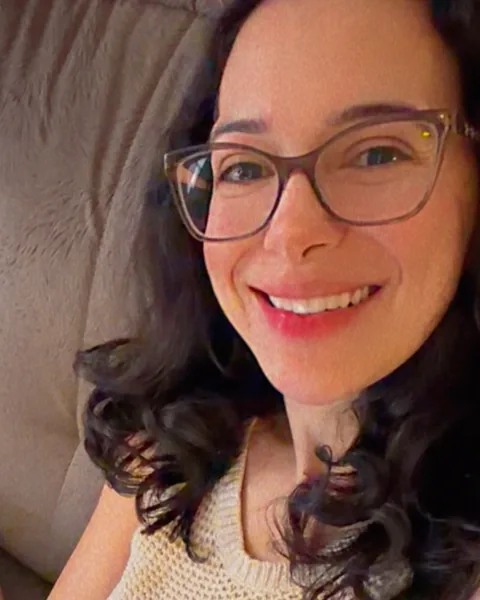
#> input picture assets/img/fotos/atendimento-online-480.webp, 480 x 600 px, given in place of IMG_9616.jpg, which was not available
$ python fotos.py
#> lines starting #> are read from the running program, lines starting #| are printed output that depends on the picture; pictures that were not available may be replaced by others from this repository, and a replacement may not be noted
#!/usr/bin/env python3
"""Seleciona, recorta e exporta as fotos reais da Ana para o site.

Saída: site/assets/img/fotos/<id>-<largura>.{webp,avif} + site/assets/img/fotos.json
Idempotente: só regrava quando a receita (origem + recorte + qualidade) muda.

Regras (marca-final §9 e briefing do site):
  - só fotos reais da Ana, sem filhos nem outras pessoas (autorização pendente);
  - nada de mão na barriga em peça da marca;
  - modo 40+ usa foto sem gestação;
  - nenhuma imagem de IA de pessoa.

Uso: python3 _dev/fotos.py [--forcar] [--prova]   (--prova gera _dev/qa/fotos-prova.jpg)
"""
import argparse, hashlib, json, sys
from pathlib import Path
from PIL import Image, ImageOps, features

RAIZ = Path(__file__).resolve().parent.parent
SAIDA = RAIZ / "site/assets/img/fotos"
JSON = RAIZ / "site/assets/img/fotos.json"
CACHE = RAIZ / "_dev/.cache/fotos.json"
PESQ = Path(
    "/Users/macbookprom5nasch/orca/workspaces/growaura-3/Ana-Costa-Nutri/"
    "workspace/clientes-growai/ana-costa/identidade-visual/_pesquisa"
)
LARGURAS = [480, 800, 1200, 1600]
Q_WEBP, Q_AVIF = 82, 58

# recorte = (x0, y0, x1) em fração da imagem; a altura sai da proporção.
FOTOS = [
    dict(id="hero", src="drive/ensaio-profissional-gravida/IMG_9616.jpg", prop=(4, 5), recorte=(0.04, 0.20, 0.96),
         alt="Ana Paula Costa sorrindo, sentada num sofá claro com o notebook no colo, de camisa branca, numa sala iluminada com uma planta ao fundo",
         uso="Hero da home e chamadas finais (moldura em arco)", fase="todas"),
    dict(id="hero-mobile", src="drive/ensaio-profissional-gravida/IMG_9616.jpg", prop=(1, 1), recorte=(0.08, 0.255, 0.92),
         alt="Ana Paula Costa sorrindo, sentada num sofá claro com o notebook no colo, de camisa branca",
         uso="Hero no celular (vem depois do botão)", fase="todas"),
    dict(id="retrato-oculos", src="fotos/03-retrato-escritorio-notebook-oculos-sorrindo.jpg", prop=(4, 5), recorte=(0.0, 0.03, 1.0),
         alt="Ana Paula Costa de óculos, sorrindo com a mão no rosto, diante do notebook no escritório, com um mapa-múndi na parede",
         uso="Hero de Sobre, Atendimentos e Semana Bem Nutrida; retrato sem gestação", fase="todas, inclusive 40+"),
    dict(id="atendimento-online", src="fotos/04-selfie-trabalhando-notebook-sorrindo.jpg", prop=(4, 5), recorte=(0.38, 0.0, 1.0),
         alt="Ana Paula Costa de óculos, sorrindo para a câmera, em casa",
         uso="Como funciona o atendimento online", fase="todas, inclusive 40+"),
    dict(id="formatura", src="fotos/15-formatura-nutricao-diploma-pao-de-acucar.jpg", prop=(4, 5), recorte=(0.10, 0.0, 0.90),
         alt="Ana Paula Costa de beca, segurando o diploma de Nutrição, com o Pão de Açúcar ao fundo",
         uso="Sobre (a virada de rota) e bloco de credenciais", fase="todas"),
    dict(id="gestante-ar-livre", src="drive/ensaio-gestante-antonio/IMG_0188.jpg", prop=(4, 5), recorte=(0.20, 0.235, 0.80),
         alt="Ana Paula Costa grávida, de camisa branca aberta, encostada numa parede de pedra ao ar livre, sorrindo",
         uso="Gestação (cartão, comunidade, ferro)", fase="gestacao"),
    dict(id="gestacao-janela", src="drive/ensaio-profissional-gravida/IMG_9601.jpg", prop=(4, 5), recorte=(0.0, 0.14, 1.0),
         alt="Ana Paula Costa grávida, de camisa branca, segurando um copo de água perto da janela e olhando para fora",
         uso="Cartão Gestação e aula do ferro", fase="gestacao"),
    dict(id="gestacao-janela-sorriso", src="drive/ensaio-profissional-gravida/IMG_9606.jpg", prop=(4, 5), recorte=(0.0, 0.12, 1.0),
         alt="Ana Paula Costa grávida, de camisa branca, segurando um copo de água perto da janela e sorrindo para a câmera",
         uso="Gestação, alternativa", fase="gestacao"),
    dict(id="retrato-evento", src="drive/evento-nutricao/v2_fab6801d.jpg", prop=(4, 5), recorte=(0.0, 0.06, 1.0),
         alt="Retrato de Ana Paula Costa sorrindo, de blazer preto, com a mão no queixo, diante de um fundo escuro",
         uso="Modo 40+ e menopausa (sem gestação)", fase="40-mais"),
    dict(id="retrato-evento-bracos", src="drive/evento-nutricao/v2_a46a45b0.jpg", prop=(4, 5), recorte=(0.0, 0.06, 1.0),
         alt="Retrato de Ana Paula Costa sorrindo, de blazer preto e braços cruzados, diante de um fundo escuro",
         uso="Modo 40+, alternativa", fase="40-mais"),
    dict(id="retrato-close", src="drive/ensaio-profissional-gravida/IMG_9675.jpg", prop=(4, 5), recorte=(0.0, 0.12, 1.0),
         alt="Ana Paula Costa de camisa jeans, com as mãos unidas perto do rosto, sorrindo para a câmera",
         uso="Chamadas finais, Sobre, 40+ (close sem barriga)", fase="todas, inclusive 40+"),
    dict(id="poltrona-notebook", src="drive/ensaio-profissional-gravida/IMG_9611.jpg", prop=(4, 5), recorte=(0.0, 0.16, 1.0),
         alt="Ana Paula Costa sentada num sofá claro com o notebook, numa sala com planta e luz natural",
         uso="Como funciona, atendimento", fase="todas"),
    dict(id="tablet", src="drive/ensaio-profissional-gravida/IMG_9621.jpg", prop=(4, 5), recorte=(0.0, 0.17, 1.0),
         alt="Ana Paula Costa sorrindo enquanto olha um tablet, sentada num sofá claro ao lado de uma planta",
         uso="Plano no aplicativo, acompanhamento", fase="todas"),
    dict(id="livro", src="drive/ensaio-profissional-gravida/IMG_9579.jpg", prop=(4, 5), recorte=(0.0, 0.05, 1.0),
         alt="Ana Paula Costa de camiseta branca e calça jeans, segurando um livro aberto numa sala clara",
         uso="Conteúdos, Semana Bem Nutrida", fase="gestacao"),
    dict(id="retrato-perfil", src="fotos/00-foto-de-perfil-atual.jpg", prop=(1, 1), recorte=(0.0, 0.0, 1.0),
         alt="Retrato de estúdio de Ana Paula Costa, de blusa caramelo, sorrindo de leve diante de um fundo cinza claro",
         uso="Avatar de autora, assinatura de texto, depoimento da Ana", fase="todas, inclusive 40+"),
]


def receita(f):
    return hashlib.sha1(json.dumps([f["src"], f["prop"], f["recorte"], LARGURAS, Q_WEBP, Q_AVIF]).encode()).hexdigest()[:12]


def recortar(f):
    im = ImageOps.exif_transpose(Image.open(PESQ / f["src"])).convert("RGB")
#> im is the input picture: PIL image 480x600 RGB; mean R, G, B 121.5, 84.9, 71.6
    W, H = im.size
#> W = 480; H = 600
    x0, y0, x1 = f["recorte"]
    pw, ph = f["prop"]
    larg = (x1 - x0) * W
#> larg = 441.6
    alt = larg * ph / pw
#> alt = 552
    top = y0 * H
#> top = 120
    if top + alt > H:  # encaixa sem sair da imagem
        alt = H - top
#> alt = 480
        larg = alt * pw / ph
#> larg = 384
    box = (round(x0 * W), round(top), round(x0 * W + larg), round(top + alt))
#> box = (19, 120, 403, 600)
    return im.crop(box)
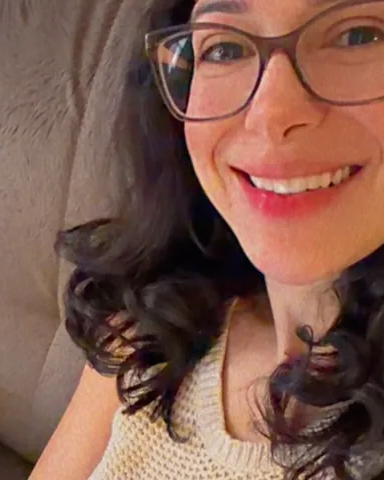
#> returned value: PIL image 384x480 RGB; mean R, G, B 128.4, 91, 78


def main():
    ap = argparse.ArgumentParser()
    ap.add_argument("--forcar", action="store_true")
    ap.add_argument("--prova", action="store_true")
    a = ap.parse_args()
    avif = features.check("avif")
    SAIDA.mkdir(parents=True, exist_ok=True)
    cache = json.loads(CACHE.read_text()) if CACHE.exists() else {}
    saida, provas, feitos = {}, [], 0
    for f in FOTOS:
        crop = recortar(f)
        cw, ch = crop.size
#> cw = 384; ch = 480
        larguras = [w for w in LARGURAS if w <= cw] or [cw]
#> larguras = [384]
        if cw > larguras[-1] and cw < LARGURAS[-1]:
            larguras.append(cw)  # aproveita a resolução máxima da fonte
        r = receita(f)
#> r = '23e5fbc367c4'
        if a.forcar or cache.get(f["id"]) != r or not all((SAIDA / f"{f['id']}-{w}.webp").exists() for w in larguras):
            for w in larguras:
                h = round(w * ch / cw)
                im = crop.resize((w, h), Image.LANCZOS)
                im.save(SAIDA / f"{f['id']}-{w}.webp", "WEBP", quality=Q_WEBP, method=6)
                if avif:
                    im.save(SAIDA / f"{f['id']}-{w}.avif", "AVIF", quality=Q_AVIF, speed=4)
            cache[f["id"]] = r
            feitos += 1
        maior = larguras[-1]
#> maior = 384
        altura = round(maior * ch / cw)
        srcset_webp = ", ".join(f"assets/img/fotos/{f['id']}-{w}.webp {w}w" for w in larguras)
        srcset_avif = ", ".join(f"assets/img/fotos/{f['id']}-{w}.avif {w}w" for w in larguras) if avif else ""
        padrao = min(larguras, key=lambda w: abs(w - 800))
#> pass 3 of the loop in main, `for f in FOTOS:`:
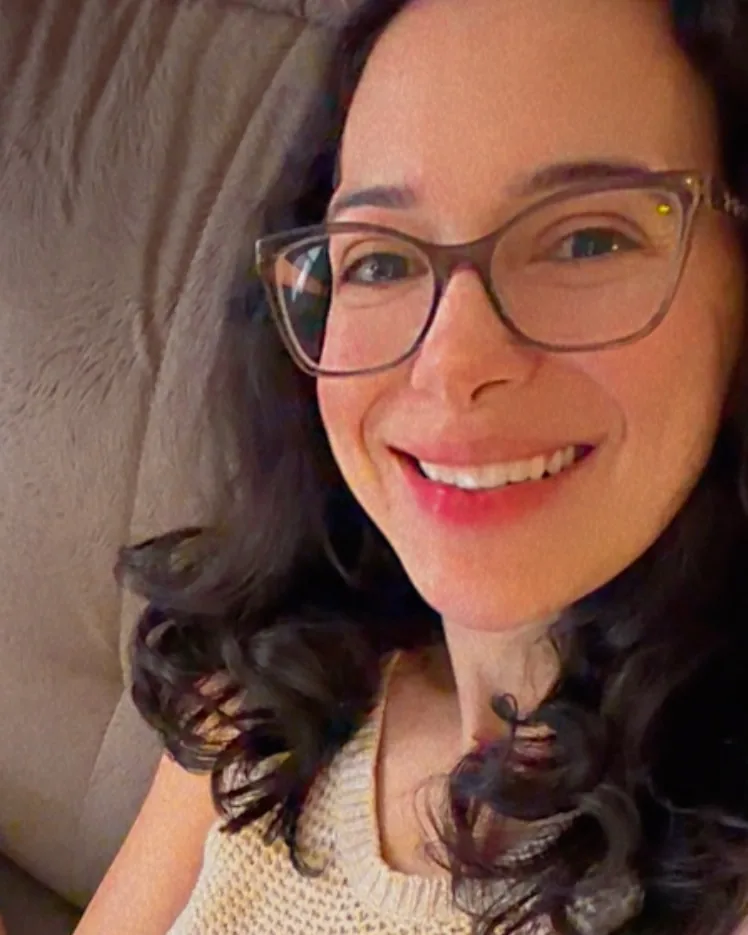
#> input picture assets/img/fotos/atendimento-online-748.webp, 748 x 935 px, given in place of 03-retrato-escritorio-notebook-oculos-sorrindo.jpg, which was not available
#> in recortar, im is the input picture: PIL image 748x935 RGB; mean R, G, B 121.4, 84.9, 71.6
#> x0 = 0; y0 = 0.03; x1 = 1
#> pw = 4; ph = 5
#> in recortar (call 3), `larg = (x1 - x0) * W`: larg = 748
#> in recortar (call 3), `alt = larg * ph / pw`: alt = 935
#> top = 28.05
#> in recortar (call 3), `alt = H - top`: alt = 907
#> in recortar (call 3), `larg = alt * pw / ph`: larg = 725.6
#> box = (0, 28, 726, 935)
#> in recortar (call 3), `return im.crop(box)`:
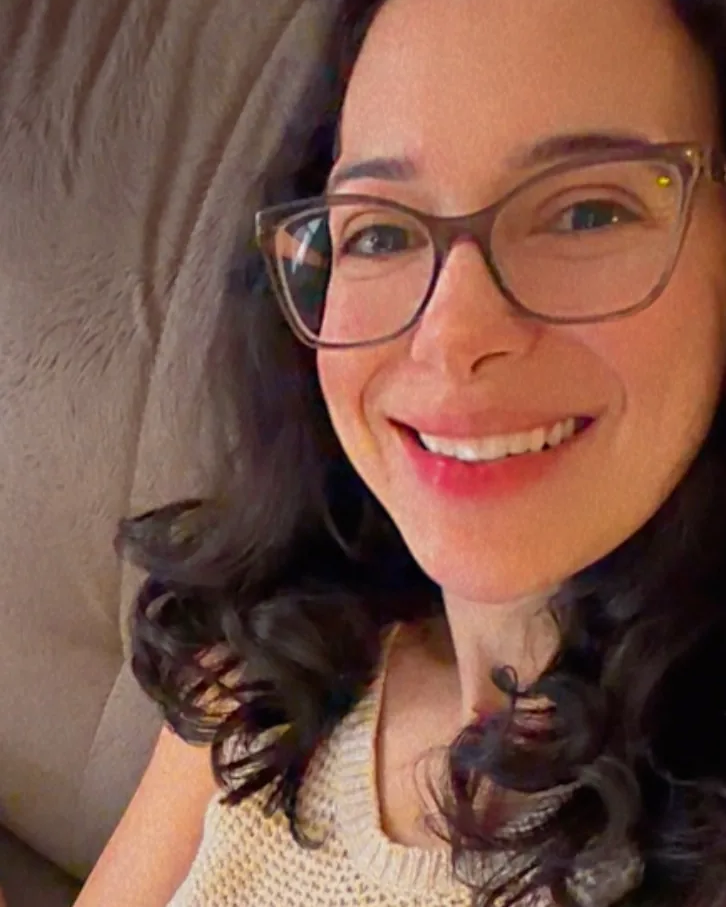
#> returned value: PIL image 726x907 RGB; mean R, G, B 124.5, 87.3, 73.6
#> r = '8f1353586917'
#> the loop made 5 passes; the first 3 are shown
        saida[f["id"]] = {
            "id": f["id"],
            "alt": f["alt"],
            "uso": f["uso"],
            "fase": f["fase"],
            "origem": f["src"],
            "proporcao": f"{f['prop'][0]}/{f['prop'][1]}",
            "width": maior,
            "height": altura,
            "larguras": larguras,
            "formatos": ["avif", "webp"] if avif else ["webp"],
            "src": f"assets/img/fotos/{f['id']}-{padrao}.webp",
            "srcset_webp": srcset_webp,
            "srcset_avif": srcset_avif,
            "html": (
                "<picture>"
                + (f'<source type="image/avif" srcset="{srcset_avif}" sizes="(min-width: 960px) 40vw, 92vw">' if avif else "")
                + f'<source type="image/webp" srcset="{srcset_webp}" sizes="(min-width: 960px) 40vw, 92vw">'
                + f'<img src="assets/img/fotos/{f["id"]}-{padrao}.webp" width="{maior}" height="{altura}" alt="{f["alt"]}" loading="lazy" decoding="async">'
                + "</picture>"
            ),
        }
        if a.prova:
            t = crop.copy()
            t.thumbnail((300, 380))
            provas.append((f["id"], t))
    JSON.write_text(json.dumps({"_nota": "Gerado por _dev/fotos.py. Fotos reais da Ana, uso sujeito à autorização dela. Sem filhos nem outras pessoas.", "fotos": saida}, ensure_ascii=False, indent=2) + "\n")
    CACHE.parent.mkdir(parents=True, exist_ok=True)
    CACHE.write_text(json.dumps(cache, indent=2))
    print(f"{len(FOTOS)} fotos no catálogo; {feitos} reprocessada(s). AVIF: {'sim' if avif else 'não'}.")
    if a.prova:
        from PIL import ImageDraw
        cols = 5
        rows = (len(provas) + cols - 1) // cols
        s = Image.new("RGB", (cols * 310, rows * 410), "white")
        d = ImageDraw.Draw(s)
        for i, (n, t) in enumerate(provas):
            x, y = (i % cols) * 310, (i // cols) * 410
            s.paste(t, (x + 5, y + 5))
            d.text((x + 5, y + 390), n, fill="black")
        (RAIZ / "_dev/qa").mkdir(parents=True, exist_ok=True)
        s.save(RAIZ / "_dev/qa/fotos-prova.jpg", quality=85)
        print("Prova: _dev/qa/fotos-prova.jpg")


if __name__ == "__main__":
#> (the run stopped early here; a loop or call above may not have finished)
